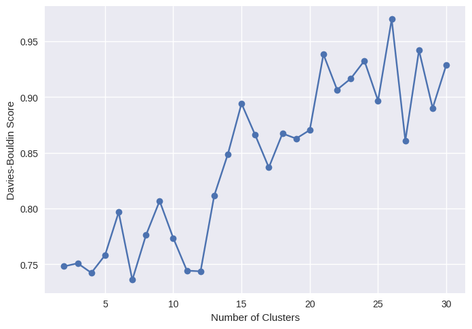
#> input picture K_total.png, 472 x 329 px, shrunk from 696 x 486 before the run
$ python 'untitled0 (1).py'
#> lines starting #> are read from the running program, lines starting #| are printed output that depends on the picture
# -*- coding: utf-8 -*-
"""Untitled0.ipynb

Automatically generated by Colaboratory.

Original file is located at
    https://colab.research.google.com/drive/1yCy85Agzi4w2pgnDwv2oDSicaA6dz3hY
"""

import matplotlib.pyplot as plt
import matplotlib.image as mpimg

# Define the filenames of the input png files
filenames = [
    # 'K1.png', 'K2.png', 'K3.png', 'K4.png',
    # 'KK_1.png', 'KK_2.png', 'KK_3.png', 'KK_4.png',
    # 'TS_K_1.png', 'TS_K_2.png', 'TS_K_3.png', 'TS_K_4.png'
    # 'D1.png', 'D2.png', 'D3.png', 'D4.png',
    # 'DD_1.png', 'DD_2.png', 'DD_3.png', 'DD_4.png',
    # 'TS_D_1.png', 'TS_D_2.png', 'TS_D_3.png', 'TS_D_4.png',
    'K_total.png', 'D_total.png',
     'K_TT.png', 'corrected_cluster.png',
      'TS_K_TT.png', 'corrected_tsne.png'
]

# Create a figure with subplots arranged in a (6,4) matrix
fig, axs = plt.subplots(3, 2, figsize=(12, 4))

# Set the titles for the subplots
titles = [
    # 'K-Means DB score (1st Dec - 15 Feb) ', 'K-Means DB score (15 Feb - 15 June)', 'K-Means DB score (15 June - 15 Oct) ', 'K-Means  Dec DB score (15 Oct - 31st Dec)',
    # 'K-Means  Cluster', 'K-Means  Cluster', 'K-Means  Cluster', 'K-Means  Cluster',
    # 'K-Means  with T-SNE validation', 'K-Means  with T-SNE validation', 'K-Means with T-SNE validation', 'K-Means  with T-SNE validation',
    # 'DBSCAN -  DB score(1st Dec - 15 Feb)', 'DBSCAN -  DB score(15 Feb - 15 June)', 'DBSCAN -  DB score(15 June - 15 Oct)', 'DBSCAN -  DB score(15 Oct - 31st Dec)',
    # 'DBSCAN  Cluster', 'DBSCAN Cluster', 'DBSCAN  Cluster', 'DBSCAN  Cluster',
    # 'DBSCAN  with T-SNE validation', 'DBSCAN  with T-SNE validation', 'DBSCAN  with T-SNE validation', 'DBSCAN with T-SNE validation',
    'K-Means  DB score', 'DBSCAN DB score',
    'K-Means  Cluster', 'DBSCAN Cluster',
    'K-Means  with T-SNE validation', 'DBSCAN  with T-SNE validation',
]

# Load and display the png files in each subplot
for i, filename in enumerate(filenames):
    img = mpimg.imread(filename)
#> img is the input picture: shape (329, 472, 4) float32; mean R, G, B, A 0.922, 0.924, 0.951, 1
    axs[i//2, i%2].imshow(img)
    axs[i//2, i%2].axis('off')
    axs[i//2, i%2].set_title(titles[i], fontsize=8)

# Show the plot
plt.tight_layout()
plt.show()
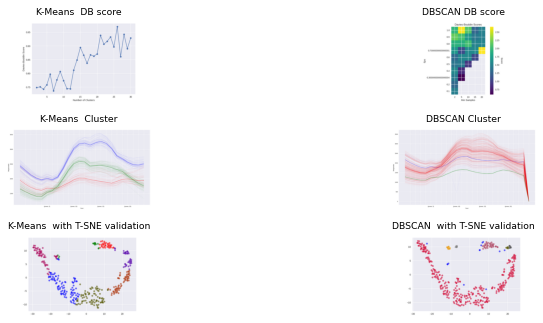
#> figure drawn by matplotlib, 6 panels

import matplotlib.pyplot as plt
import matplotlib.image as mpimg

# Define the filenames of the input png files
filenames = [
    'K1.png', 'K2.png', 'K3.png', 'K4.png',
    'KK_1.png', 'KK_2.png', 'KK_3.png', 'KK_4.png',
    'TS_K_1.png', 'TS_K_2.png', 'TS_K_3.png', 'TS_K_4.png',
    'D1.png', 'D2.png', 'D3.png', 'D4.png',
    'DD_1.png', 'DD_2.png', 'DD_3.png', 'DD_4.png',
    'TS_D_1.png', 'TS_D_2.png', 'TS_D_3.png', 'TS_D_4.png',
]

# Create a figure with subplots arranged in a (6,4) matrix
fig, axs = plt.subplots(6, 4, figsize=(12, 6))

# Set the titles for the subplots
for i in range(4):
    axs[0, i].set_title('K-Means')
    axs[1, i].set_title('DBSCAN')

for i in range(6):
    axs[i, 0].set_ylabel('{}'.format(i+1))

for i in range(4):
    axs[5, i].set_xlabel('{}'.format(i+1))

# Load and display the png files in each subplot
for i, filename in enumerate(filenames):
#> (the run stopped early here; a loop or call above may not have finished)
